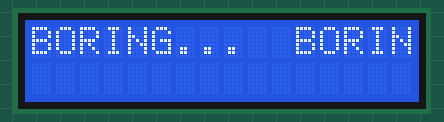
A sketch run on a simulated Arduino Uno, built with avr-gcc and run on an emulated ATmega328P. Parts: 16×2 character LCD.

Above: at 0.6 s.
At 3.4 s:
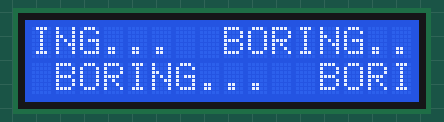
At 9.9 s:
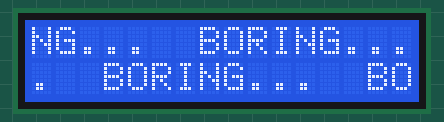
At 14.8 s:
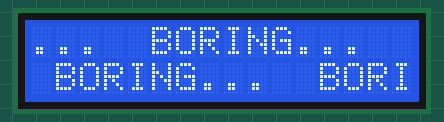
At 27.5 s:
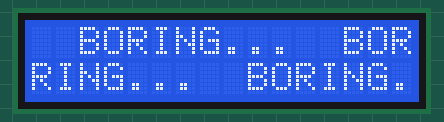
At 38.9 s:
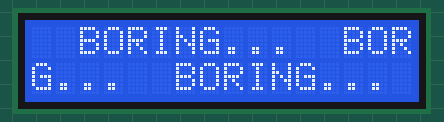

The sketch:

ThreadController_LCD.ino
```cpp
#include <Thread.h>
#include <ThreadController.h>
#include <Adafruit_Sensor.h>
#include <Wire.h>
#include <LiquidCrystal_I2C.h>
#include <DHT.h>


LiquidCrystal_I2C lcd(0x27,16,2);
// ThreadController that will controll all threads
ThreadController controll = ThreadController();

//My Thread (as a pointer)
Thread* myThread = new Thread();
//His Thread (not pointer)
Thread hisThread = Thread();

// callback for myThread
void niceCallback(){
	lcd.print("COOL! I'm running on: ");
	lcd.println(millis());
}

// callback for hisThread
void boringCallback(){
	lcd.println("BORING...");
}

void setup(){
	Serial.begin(9600);
  lcd.init();       //Powwer On LCD
  lcd.backlight();

	// Configure myThread
	myThread->onRun(niceCallback);
	myThread->setInterval(10500);

	// Configure myThread
	hisThread.onRun(boringCallback);
	hisThread.setInterval(250);

	// Adds both threads to the controller
	controll.add(myThread);
	controll.add(&hisThread); // & to pass the pointer to it
}

void loop(){
	// run ThreadController
	// this will check every thread inside ThreadController,
	// if it should run. If yes, he will run it;
	controll.run();

	// Rest of code
	float h = 3.1415;
	h/=2;
}
```

Measured:
- what the display in image 0 shows lasts 0.5 s, from 0.5 s to 1.0 s
- what the display in image 2 shows lasts 0.6 s, from 9.9 s to 10.5 s
- what the display in image 3 shows lasts 0.8 s, from 14.8 s to 15.6 s
